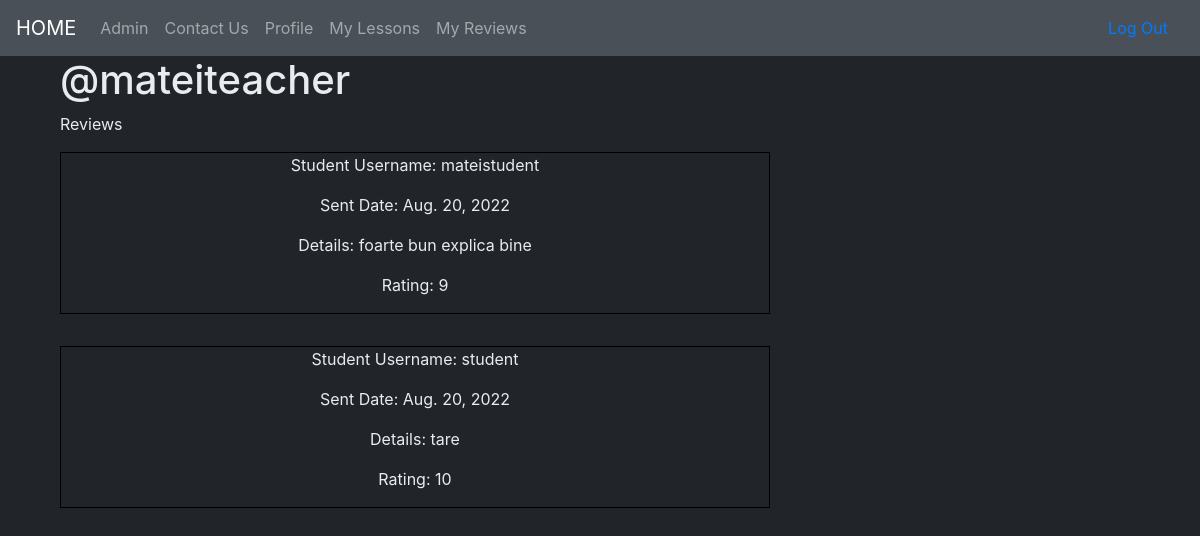
Page /reviews/pr/9/ (signed in) on the committed database.
### accounts/models.py (models this page shows, shortened)
class Teacher(models.Model):
    user = models.OneToOneField(User, on_delete=models.CASCADE, primary_key=True)
    subject = models.ForeignKey(Subject, on_delete=models.SET_NULL, null=True)
    price = models.IntegerField(default=100)

class User(AbstractUser):
    phone_number = models.CharField(max_length=10,blank=False, validators=[phone_number_validator], unique=True)
    email = models.EmailField(unique=True)
    is_student = models.BooleanField(default=False)
    is_teacher = models.BooleanField(default=False)

### reviews/models.py (models this page shows, shortened)
class Review(models.Model):
    user = models.ForeignKey(User, on_delete=models.CASCADE)
    teacher = models.ForeignKey(Teacher, on_delete=models.CASCADE, null=True)
    sent_date = models.DateField(auto_now_add=True)
    description = models.TextField()
    rating = models.PositiveIntegerField(validators = [rating_validator])
    class Meta:
        ordering = ["-sent_date"]
        unique_together = ['user', 'teacher']

### reviews/views.py (the view)
# urls.py: path('pr/<int:pk>/', views.TeacherReviews.as_view(), name='teacher_reviews'),
@method_decorator([login_required], name='dispatch')
class TeacherReviews(generic.ListView):
    model = Review
    template_name = 'reviews/teacher_reviews_list.html'
    paginate_by = 5
    def get_queryset(self):
        queryset = super(TeacherReviews, self).get_queryset()
        queryset = queryset.filter(teacher=Teacher.objects.get(pk=self.kwargs.get('pk')))
        return queryset
    def get_context_data(self,**kwargs):
        context = super().get_context_data(**kwargs)
        context['teacher'] = Teacher.objects.get(pk=self.kwargs.get('pk'))
        return context

### reviews/templates/reviews/teacher_reviews_list.html (shortened to what this page needs)
{% extends "base.html" %}
{% block content %}
    <div class="col-md-4">
        <h1>@{{ teacher.user.username }}</h1>
        <p>Reviews</p>
    </div>
    <div class="col-md-8">
        {% for review in object_list  %}
            {% include "reviews/_teacher_review.html" %}
        {% endfor %}
    </div>
{% endblock %}

### reviews/templates/reviews/_teacher_review.html
<div class="review_list_div">
    <p>Student Username: {{ review.user.username }}</p>
    <p>Sent Date: {{ review.sent_date }}</p>
    <p>Details: {{ review.description }}</p>
    <p>Rating: {{ review.rating }}</p>
</div>

### static/invicta/css/master.css (style rules this page uses)
.review_list_div { border : 1px solid black; margin-bottom: 2em; text-align: center; }
body { background-color: #212529; color: #E9ECEF; }

### rows in the picture
Teacher: user.username "mateiteacher"
Review: user.username "mateistudent", sent_date "Aug. 20, 2022", description "foarte bun explica bine", rating "9"
Review: user.username "student", sent_date "Aug. 20, 2022", description "tare", rating "10"
